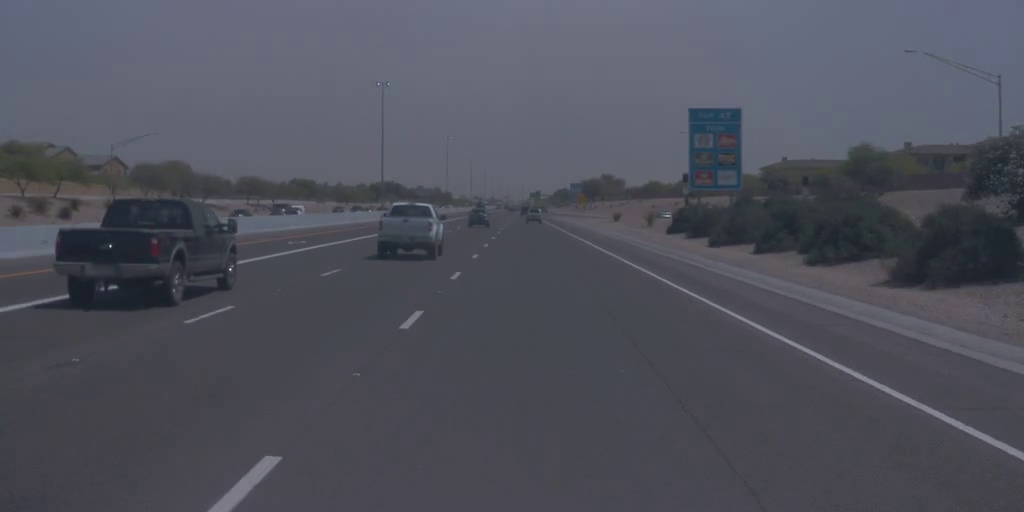
#> input picture frame 19 of test_videos/highway_1024_512.mp4, 1024 x 512 px, given in place of VIDEO_GOC.mp4, which was not available
$ python base_mask_tuner.py
#> lines starting #> are read from the running program, lines starting #| are printed output that depends on the picture; after the words box and inside, x2 and y2 are one past the last pixel; in counts of white or black regions, pixels touching at a corner belong together
import cv2
import numpy as np

# Hàm callback trống cho Trackbar
def nothing(x):
    pass

def main():
    # Thay đổi đường dẫn video test của bạn tại đây
    video_path = 'VIDEO_GOC.mp4'
    cap = cv2.VideoCapture(video_path)

    if not cap.isOpened():
        print("Lỗi: Không thể mở video.")
        return

    window_name = "Dynamic ROI Tuner (Advanced)"
    cv2.namedWindow(window_name, cv2.WINDOW_NORMAL)
    cv2.resizeWindow(window_name, 900, 700)

    # 1. Các thông số tĩnh cơ bản
    cv2.createTrackbar('Bottom Y (%)', window_name, 95, 100, nothing)
    cv2.createTrackbar('Horizon Y (%)', window_name, 60, 100, nothing)
    cv2.createTrackbar('Bot Left X (%)', window_name, 5, 100, nothing)
    cv2.createTrackbar('Bot Right X (%)', window_name, 85, 100, nothing)

    # 2. Các thông số dành riêng cho TÍNH NĂNG MẶT NẠ ĐỘNG
    cv2.createTrackbar('Top Half Width (px)', window_name, 50, 320, nothing)
    cv2.createTrackbar('Simulate VP X (%)', window_name, 50, 100, nothing) # Mặc định Điểm tụ nằm giữa (50%)

    is_paused = False

    print("==================================================")
    print("=== HƯỚNG DẪN SỬ DỤNG DYNAMIC ROI TUNER ===")
    print("- Kéo các thanh 'Bot/Horizon' để cắt bỏ nắp capo và bầu trời.")
    print("- Kéo thanh 'Simulate VP X' để giả lập xe đang ôm cua (Điểm tụ dịch chuyển).")
    print("- Kéo thanh 'Top Half Width' để đảm bảo mặt nạ lúc trượt không làm đứt vạch đường.")
    print("- Nhấn 'p' để Tạm dừng/Phát tiếp video.")
    print("- Nhấn 'q' để Thoát và in ra thông số dán vào config.py.")
    print("==================================================")

    while True:
        if not is_paused:
            ret, frame = cap.read()
#> frame is the input picture: shape (512, 1024, 3); mean B, G, R 91.5, 81.1, 79.4
            if not ret:
                cap.set(cv2.CAP_PROP_POS_FRAMES, 0)
                continue

            # Đưa về kích thước chuẩn theo config (640x360)
            frame = cv2.resize(frame, (640, 360))
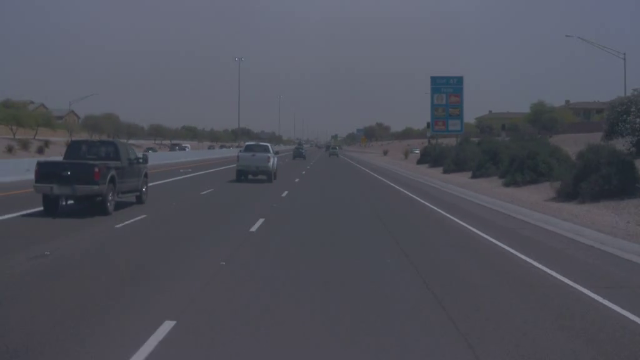
#> frame: shape (360, 640, 3); mean B, G, R 91.5, 81.1, 79.3

        height, width = frame.shape[:2]
#> height = 360; width = 640

        # 1. Lấy giá trị từ thanh trượt
        bot_y_ratio = cv2.getTrackbarPos('Bottom Y (%)', window_name) / 100.0
        horiz_y_ratio = cv2.getTrackbarPos('Horizon Y (%)', window_name) / 100.0
        bl_x_ratio = cv2.getTrackbarPos('Bot Left X (%)', window_name) / 100.0
        br_x_ratio = cv2.getTrackbarPos('Bot Right X (%)', window_name) / 100.0

        dynamic_top_half_width = cv2.getTrackbarPos('Top Half Width (px)', window_name)
        vp_x_ratio = cv2.getTrackbarPos('Simulate VP X (%)', window_name) / 100.0

        # Ràng buộc logic cơ bản (tránh việc đáy lật ngược hoặc trái đè phải)
        bl_x_ratio = min(bl_x_ratio, br_x_ratio - 0.01)
        horiz_y_ratio = min(horiz_y_ratio, bot_y_ratio - 0.01)

        # 2. Tính toán tọa độ Pixel thực tế (Hệ thống MẶT NẠ ĐỘNG)
        bottom_y = int(height * bot_y_ratio)
#> bottom_y = 342
        horizon_y = int(height * horiz_y_ratio)
#> horizon_y = 216

        # Tính toán tọa độ giả lập của điểm tụ (Vanishing Point)
        vp_x = int(width * vp_x_ratio)
#> vp_x = 320

        pt_bl = (int(width * bl_x_ratio), bottom_y)
#> pt_bl = (32, 342)
        # Đỉnh nắp hình thang bây giờ sẽ nở ra từ điểm tụ giả lập
        pt_tl = (vp_x - dynamic_top_half_width, horizon_y)
#> pt_tl = (270, 216)
        pt_tr = (vp_x + dynamic_top_half_width, horizon_y)
#> pt_tr = (370, 216)
        pt_br = (int(width * br_x_ratio), bottom_y)
#> pt_br = (544, 342)

        polygon = np.array([[pt_bl, pt_tl, pt_tr, pt_br]], np.int32)

        # 3. Tạo hiệu ứng đồ họa
        mask = np.zeros_like(frame)
        cv2.fillPoly(mask, [polygon], (255, 255, 255))
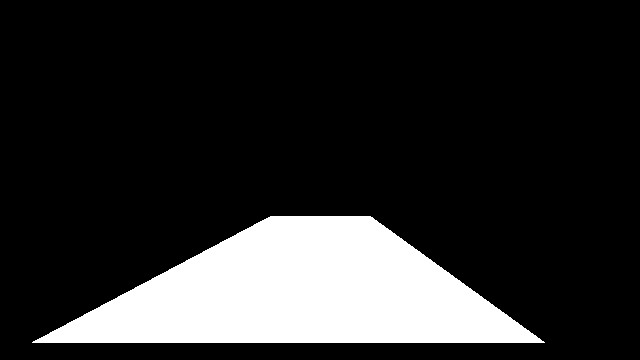
#> mask: shape (360, 640, 3); 17% white; 1 white region, box (x1, y1, x2, y2) and area: (32, 216, 545, 343) 39069

        dark_frame = cv2.addWeighted(frame, 0.3, np.zeros_like(frame), 0.7, 0)
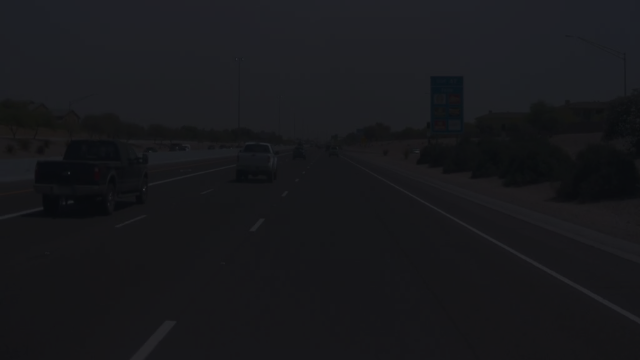
#> dark_frame: shape (360, 640, 3); mean B, G, R 27.5, 24.4, 23.8
        roi_focus = cv2.bitwise_and(frame, mask)
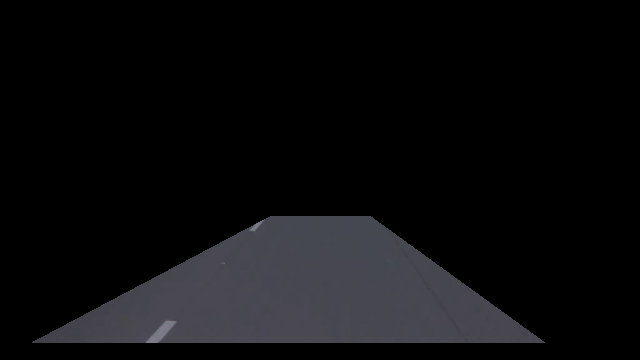
#> roi_focus: shape (360, 640, 3); mean B, G, R 13.5, 12.1, 12.2
        display = cv2.add(dark_frame, roi_focus)
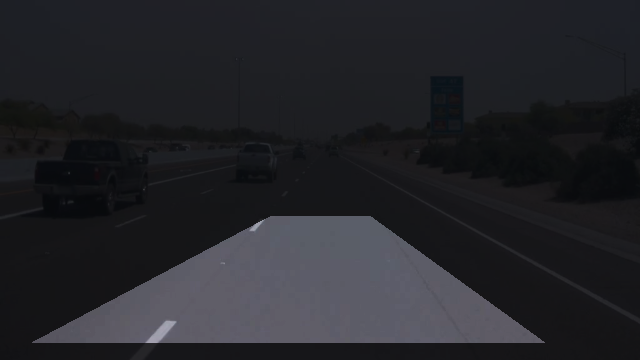
#> display: shape (360, 640, 3); mean B, G, R 41, 36.5, 36

        # Vẽ đường viền hình thang
        cv2.polylines(display, [polygon], True, (0, 255, 0), 2)
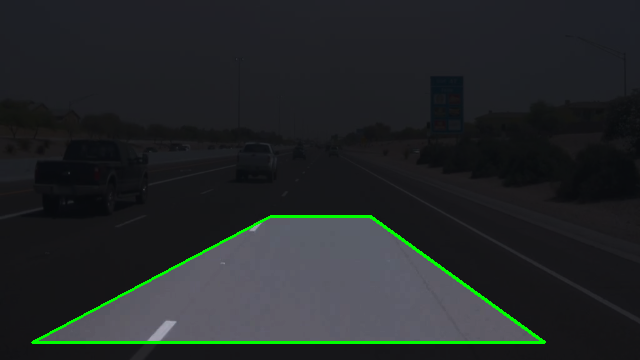
#> display: shape (360, 640, 3); 1.41% of pixels changed, all inside (x1, y1, x2, y2) = (31, 215, 546, 344)

        # Vẽ một điểm vàng để hiển thị vị trí Điểm tụ (VP) đang giả lập
        cv2.circle(display, (vp_x, horizon_y), 5, (0, 255, 255), -1)
#> display: shape (360, 640, 3); 0.04% of pixels changed, all inside (x1, y1, x2, y2) = (315, 211, 326, 222)

        if is_paused:
            cv2.putText(display, "PAUSED - Press 'p' to Resume", (10, 30),
                        cv2.FONT_HERSHEY_SIMPLEX, 0.7, (0, 0, 255), 2)

        cv2.imshow(window_name, display)

        delay = 1 if not is_paused else 30
        key = cv2.waitKey(delay) & 0xFF
#> (key q is pressed here)

        if key == ord('q'):
            print("\n=== COPY ĐOẠN SAU VÀO CONFIG.PY CỦA BẠN ===")
            print(f"BOTTOM_Y_PERCENTAGE = {bot_y_ratio:.2f}")
            print(f"BASE_MASK_HORIZON_RATIO = {horiz_y_ratio:.2f}")
            print(f"BASE_MASK_BOT_LEFT_RATIO = {bl_x_ratio:.2f}")
            print(f"BASE_MASK_BOT_RIGHT_RATIO = {br_x_ratio:.2f}")
            print(f"DYNAMIC_BASE_MASK_TOP_HALF_WIDTH = {dynamic_top_half_width}")
            print("===========================================\n")
            break
        elif key == ord('p'):
            is_paused = not is_paused

    cap.release()
    cv2.destroyAllWindows()

if __name__ == '__main__':
    main()

$ run again, starting later in the video
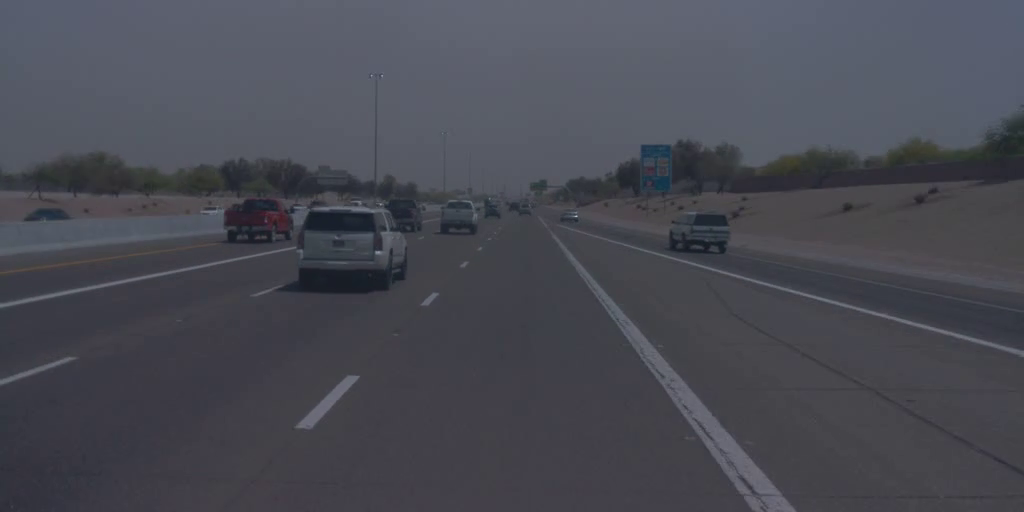
#> input picture frame 89 of test_videos/highway_1024_512.mp4, 1024 x 512 px, given in place of VIDEO_GOC.mp4, which was not available
#> in main, frame is the input picture: shape (512, 1024, 3); mean B, G, R 83.1, 74.1, 72.8
#> frame: shape (360, 640, 3)
#> mask: shape (360, 640, 3); 17% white; 1 white region, box (x1, y1, x2, y2) and area: (32, 216, 545, 343) 39069
#> in main, `roi_focus = cv2.bitwise_and(frame, mask)`:
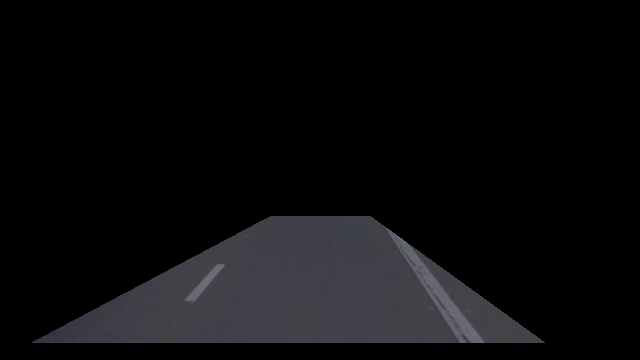
#> roi_focus: shape (360, 640, 3); mean B, G, R 12.5, 11.2, 11.4
#> in main, `cv2.polylines(display, [polygon], True, (0, 255, 0), 2)`:
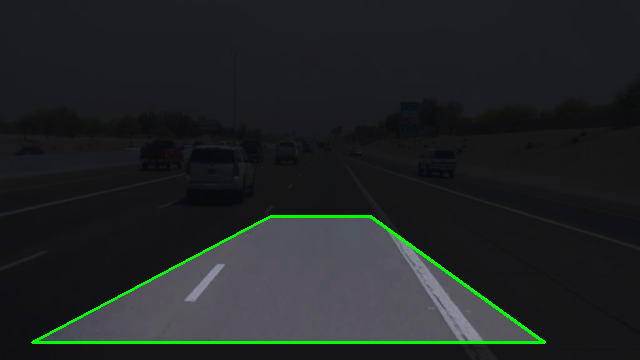
#> display: shape (360, 640, 3); mean B, G, R 36.5, 36.2, 32.4

$ run again, starting later in the video
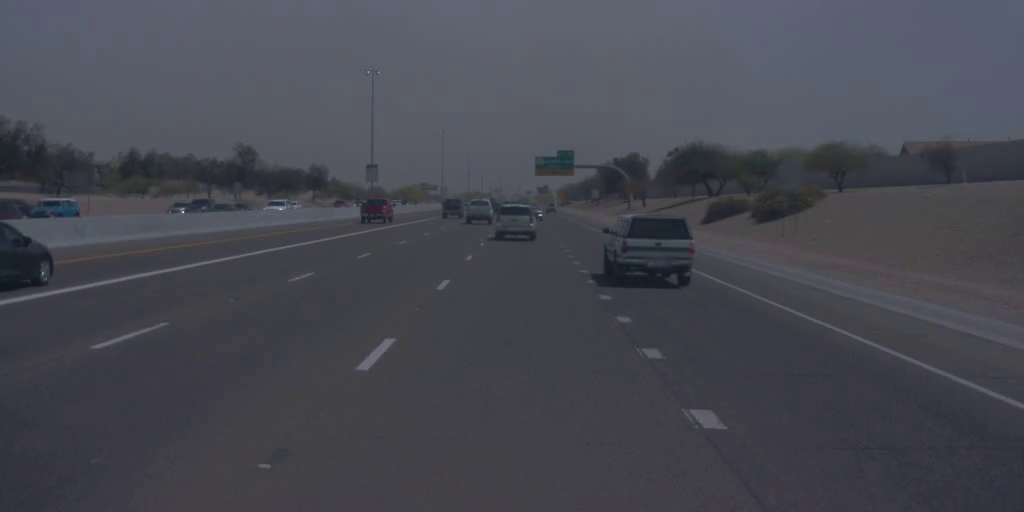
#> input picture frame 159 of test_videos/highway_1024_512.mp4, 1024 x 512 px, given in place of VIDEO_GOC.mp4, which was not available
#> in main, frame is the input picture: shape (512, 1024, 3); mean B, G, R 81.5, 72.3, 71.1
#> in main, `frame = cv2.resize(frame, (640, 360))`:
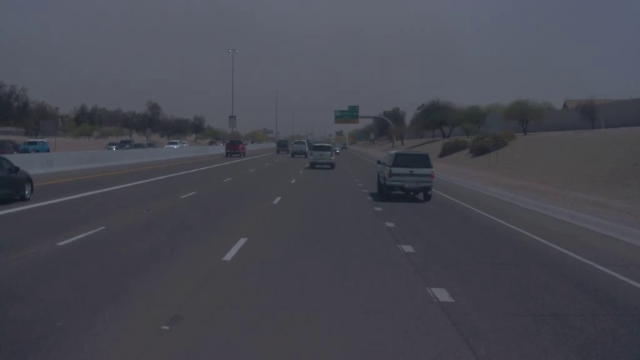
#> frame: shape (360, 640, 3); mean B, G, R 81.4, 72.3, 71
#> mask: shape (360, 640, 3); 17% white; 1 white region, box (x1, y1, x2, y2) and area: (32, 216, 545, 343) 39069
#> in main, `cv2.polylines(display, [polygon], True, (0, 255, 0), 2)`:
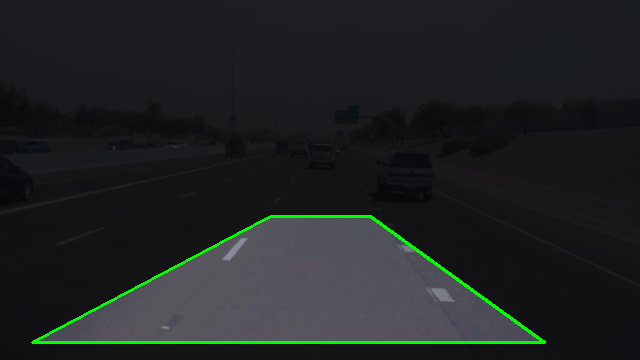
#> display: shape (360, 640, 3); mean B, G, R 35.6, 35.3, 31.5
